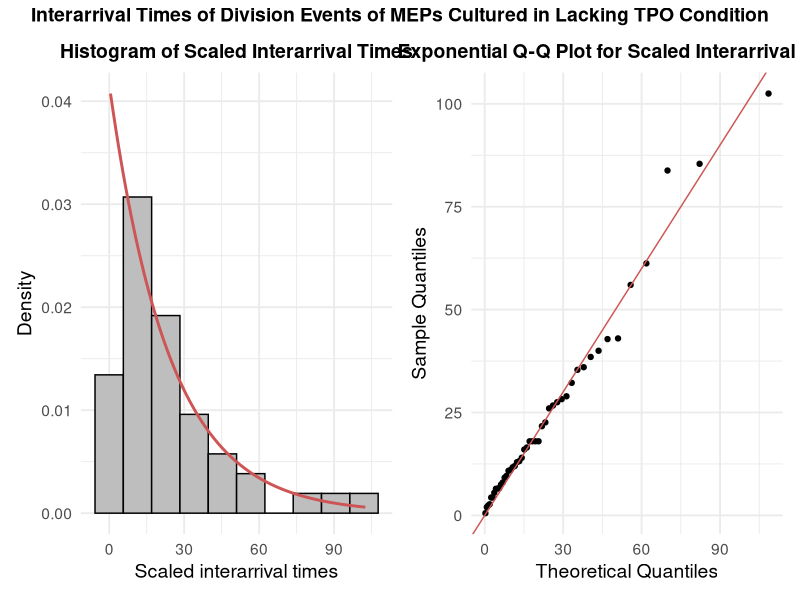
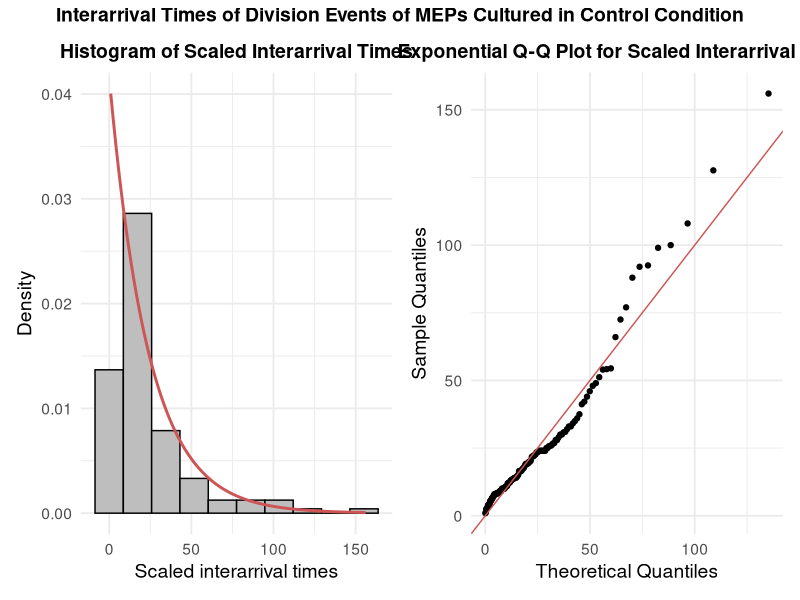
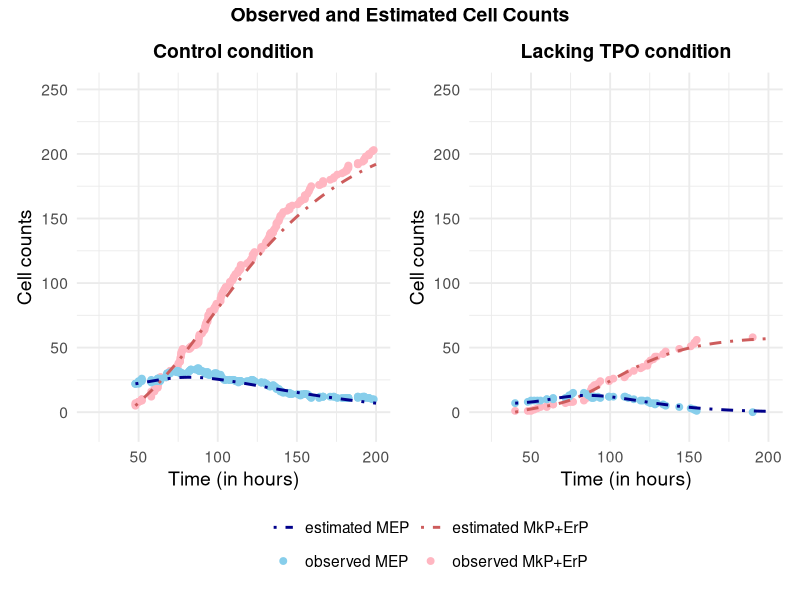

Reproduce these figures in R, in order.
library(tidyr)
library(dplyr)
library(ggplot2)
library(DEoptim)
library(patchwork)
library(goftest)
library(fitdistrplus)

### functions for estimation
log_likelihood_noduds_de <- function(params, data) {
  params <- as.numeric(params)
  names(params) <- c("u", "v", "c1", "c2", "m1", "m2")
  
  # Reparameterization
  u <- params["u"]
  v <- params["v"]
  
  p1 <- u
  p2 <- (1 - u) * v
  
  c1 <- params["c1"]; c2 <- params["c2"]
  m1 <- params["m1"]; m2 <- params["m2"]
  
  x <- as.numeric(data$X)
  t <- as.numeric(data$t)
  
  A <- p1 / (1 + c1 * (t - m1)^2)
  B <- p2 / (1 + c2 * (t - m2)^2)
  
  epsilon <- 1e-10
  C <- pmax(1 - A - B, epsilon)
  
  ll <- sum(
    (x ==  1) * log(A + epsilon) +
      (x ==  0) * log(B + epsilon) +
      (x == -1) * log(C)
  )
  
  return(-ll)
}

r_estimator <- function(data){
  Si <- data$Si
  deltat <- data$deltat
  n <- nrow(data)
  r <- n/(sum(Si*deltat))
  return(r)
}

### functions for prediction
int.p.func <- function(t, p, c, m) {
  (p / sqrt(c)) * (atan(sqrt(c) * (t - m)) + atan(sqrt(c) * m))
}

make_expected_noduds_data <- function(time.input,
                                      p1.true, c1.true, m1.true,
                                      p2.true, c2.true, m2.true,
                                      # p4.true, c4.true, m4.true,
                                      s0.true, r.true) {
  p1.func <- function(t){
    p1.prob <- p1.true/(1+c1.true*(t-m1.true)^2)
    return(p1.prob)
  }
  
  p2.func <- function(t){
    p2.prob <- p2.true/(1+c2.true*(t-m2.true)^2)
    return(p2.prob)
  }
  
  p3.func <- function(t){
    # p3.prob <- 1- p1.true/(1+c1.true*(t-m1.true)^2)-p2.true/(1+c2.true*(t-m2.true)^2) - p4.true/(1+c4.true*(t-m4.true)^2)
    p3.prob <-1- p1.true/(1+c1.true*(t-m1.true)^2)-p2.true/(1+c2.true*(t-m2.true)^2)
    return(p3.prob)
  }
  
  int.p1 <- function(t) int.p.func(t, p1.true, c1.true, m1.true)
  int.p2 <- function(t) int.p.func(t, p2.true, c2.true, m2.true)
  # int.p4 <- function(t) int.p.func(t, p4.true, c4.true, m4.true)
  
  int.p3 <- function(t) {
    # t - int.p1(t) - int.p2(t) - int.p4(t)
    t - int.p1(t) - int.p2(t)
  }
  
  sc.mean <- function(t) {
    s0.true * exp(r.true * (int.p1(t) - int.p3(t)))
  }
  
  sc.var.bp <- function(t) {
    A <- exp(2 * r.true * (int.p1(t) - int.p3(t)))

    integrand_B <- function(x) {
      (p1.func(x) + p3.func(x)) *
        exp(-r.true * (int.p1(x) - int.p3(x)))
    }

    B <- integrate(integrand_B, lower = 0, upper = t)$value
    s0.true * r.true * A * B
  }
  ec.mean <- function(t){
    integrand <- function(x){
      (p2.func(x) + 2 * p3.func(x))* exp(r.true * (int.p1(x) - int.p3(x)))
    }
    out <- integrate(integrand, lower = 0, upper = t)$value
    return(out*s0.true*r.true)
  }
  
  data.frame(
    time = time.input,
    sc.mean = sapply(time.input, sc.mean),
    sc.var.bp = sapply(time.input, sc.var.bp),
    ec.mean = sapply(time.input, ec.mean)
  )
}

simulate_markov <- function(
    reps = 100,
    p1, p2, p4,
    c1, c2, c4,
    m1, m2, m4,
    s0 = 200,
    r = 0.2,
    min_p_t = 1e-4,
    max_it = 50000,
    t_max = 100,
    seed = NULL
) {
  if (!is.null(seed)) set.seed(seed)
  
  f_t <- function(t, c, m) 1 / (1 + c * (t - m)^2)
  
  probs_t <- function(t) {
    f1 <- f_t(t, c1, m1)
    f2 <- f_t(t, c2, m2)
    f4 <- f_t(t, c4, m4)
    
    p1t <- p1 * f1
    p2t <- p2 * f2
    p4t <- p4 * f4
    p3t <- 1 - p1t - p2t - p4t
    
    p3t <- pmax(p3t, 0)
    
    probs <- c(p1t, p2t, p3t, p4t)
    
    s <- sum(probs)
    if (s <= 0) stop("All transition probabilities zero — invalid parameters.")
    if (s != 1) probs <- probs / s
    
    # avoid extremely small values
    probs[probs < min_p_t] <- 0
    probs <- probs / sum(probs)
    
    probs
  }
  
  all_out <- list()
  idx <- 1
  
  for (rep_i in 1:reps) {
    
    sc <- s0
    ec <- 0
    dc <- 0
    t <- 0
    itnum <- 0
    
    sc_steps <- sc
    ec_steps <- ec
    dc_steps <- dc
    time_steps <- t
    
    while (sc > 0) {
      
      itnum <- itnum + 1
      if (itnum > max_it || t > t_max) {
        warning("Stopped early: max_it or time bound exceeded")
        break
      }
      
      t <- t + rexp(1, rate = r * sc)
      
      probs <- probs_t(t)
      
      event <- sample(1:4, size = 1, prob = probs)
      
      if (event == 1) { sc <- sc + 1 }
      if (event == 2) { ec <- ec + 1 }
      if (event == 3) { sc <- sc - 1; ec <- ec + 2 }
      if (event == 4) { dc <- dc + 1 }
      
      sc_steps <- c(sc_steps, sc)
      ec_steps <- c(ec_steps, ec)
      dc_steps <- c(dc_steps, dc)
      time_steps <- c(time_steps, t)
    }
    
    all_out[[idx]] <- data.frame(
      reps = rep(rep_i, length(sc_steps)),
      time.steps = time_steps,
      sc.steps = sc_steps,
      ec.steps = ec_steps,
      dc.steps = dc_steps
    )
    idx <- idx + 1
  }
  
  do.call(rbind, all_out)
}

### for plotting
colors1 <- c("observed MkP+ErP" = "lightpink", "observed MEP" = "skyblue",
             "estimated MkP+ErP" = "indianred", "estimated MEP" = "darkblue")


###
###
###
mep_tpo_count <- read.csv("mep_tpo_count.csv")
mep_tpo_count <- mep_tpo_count[-c(1:4),]

mep_tpo_count$time_shift <- mep_tpo_count$time - min(mep_tpo_count$time)

### TPO
mep_tpo_fitdata <- data.frame(X = diff(mep_tpo_count$mep),
                              t = mep_tpo_count$time_shift[-1],
                              deltat = diff(mep_tpo_count$time_shift),
                              Si = mep_tpo_count$mep
                              [-length(mep_tpo_count$mep)])
head(mep_tpo_fitdata)
t_min <- min(mep_tpo_fitdata$t, 0)
t_max <- max(mep_tpo_fitdata$t, 100)
lower <- c(u = 1e-5, v = 1e-5, 
           c1 = 1e-5, c2 = 1e-5, 
           m1 = t_min, m2 = t_min)
upper <- c(u = 0.99999, v = 0.99999,
           c1 = 100, c2 = 100, 
           m1 = t_max, m2 = t_max)
set.seed(123)
DE_res <- DEoptim(
  fn = log_likelihood_noduds_de,
  lower = lower,
  upper = upper,
  data = mep_tpo_fitdata,
  DEoptim.control(NP = 150, itermax = 600, F = 0.9, CR = 0.8, strategy = 6,
                  trace = FALSE)
)
u_hat <- DE_res$optim$bestmem["u"]
v_hat <- DE_res$optim$bestmem["v"]

p1_hat <- u_hat
p2_hat <- (1 - u_hat) * v_hat

p1_hat; p2_hat

par.est <- DE_res$optim$bestmem
r.est <- r_estimator(mep_tpo_fitdata)
tpo.noduds.est <- c(p1_hat, p2_hat, par.est[3:6], r.est)
names(tpo.noduds.est) <- c("p1", "p2", "c1", "c2", "m1", "m2", "r")
tpo.noduds.est
tpo.noduds.est["p1"]; tpo.noduds.est["c1"]; tpo.noduds.est["m1"]
# 0.4560184 0.001138745 19.0687 
tpo.noduds.est["p2"]; tpo.noduds.est["c2"]; tpo.noduds.est["m2"]
# 0.5439761  0.0001757318  21.74811
tpo.noduds.est["r"]
# 0.04528165

mep_tpo_pred <- make_expected_noduds_data(time.input = seq(min(mep_tpo_count$time_shift), max(mep_tpo_count$time_shift+10), by = 0.1),
                                          p1.true = tpo.noduds.est["p1"],
                                          c1.true = tpo.noduds.est["c1"],
                                          m1.true = tpo.noduds.est["m1"],
                                          p2.true = tpo.noduds.est["p2"],
                                          c2.true = tpo.noduds.est["c2"],
                                          m2.true = tpo.noduds.est["m2"],
                                          s0.true = mep_tpo_count$mep[1],
                                          r.true = tpo.noduds.est["r"])

tpo_est_plot <- ggplot() +
  geom_point(data = mep_tpo_count, 
             aes(x = time_shift + min(time), y = daughter, col = "observed MkP+ErP"),
             pch = 19, size = 2) +
  geom_point(data = mep_tpo_count, 
             aes(x = time_shift+ min(time), y = mep, col = "observed MEP"),
             pch = 19, size = 2) +
  geom_line(data = mep_tpo_pred, 
            aes(x = time + min(mep_tpo_count$time), y = ec.mean, col = "estimated MkP+ErP"),
            linetype = 4, linewidth = 1) +
  geom_line(data = mep_tpo_pred, 
            aes(x = time + min(mep_tpo_count$time), y = sc.mean, col = "estimated MEP"),
            linetype = 4, linewidth = 1) +
  scale_y_continuous(limits = c(-10, 250)) +
  scale_x_continuous(limits = c(20, 200)) +
  labs(x = "Time (in hours)", y = "Cell counts", color = "",
       title = "Lacking TPO condition",
       # subtitle = "Observed and Estimated Cell Counts"
  )+
  scale_color_manual(values = colors1) +
  guides(color = guide_legend(nrow = 2, byrow = TRUE))+
  theme_minimal(base_size = 14) +
  theme(
    plot.title = element_text(face = "bold"),
    legend.title = element_blank(),
    legend.text.align = 0,
    legend.position = "bottom"
  )
##
## check if the interarrival time is exponential with constant rate
mep_tpo_count <- read.csv("mep_tpo_count.csv")
mep_tpo_count <- mep_tpo_count[-c(1:4),]
head(mep_tpo_count)
tpo_interarrival <- diff(mep_tpo_count$time)
tpo_scale_interarrival <- tpo_interarrival*mep_tpo_count$mep[-nrow(mep_tpo_count)]
tpo_scale_interarrival <- tpo_scale_interarrival[tpo_scale_interarrival != 0]

lambda_hat <- 1 / mean(tpo_scale_interarrival)


# convert to data frame
df.arrival <- data.frame(arr.time = tpo_scale_interarrival)

# plot
hist.arr.plot <- ggplot(df.arrival, aes(x = arr.time)) +
  geom_histogram(aes(y = after_stat(density)),
                 bins = 10,
                 fill = "gray",
                 color = "black") +
  stat_function(fun = dexp,
                args = list(rate = lambda_hat),
                color = "indianred3",
                linewidth = 1) +
  labs(title = "Histogram of Scaled Interarrival Times",
       x = "Scaled interarrival times",
       y = "Density") +
  theme_minimal(base_size = 14) +
  theme(
    plot.title = element_text(face = "bold", hjust = 0.5),
    legend.title = element_blank(),
    legend.text.align = 0,
    legend.position = "bottom"
  )

# create data for QQ plot
df.arrival$sort.arr.time <- sort(tpo_scale_interarrival)
df.arrival$theoretical <- qexp(ppoints(length(tpo_scale_interarrival)), rate = lambda_hat)

# plot
qq.arr.plot <- ggplot(df.arrival, aes(x = theoretical, y = sort.arr.time)) +
  geom_point(color = "black") +
  geom_abline(slope = 1, intercept = 0, color = "indianred3") +
  labs(title = "Exponential Q-Q Plot for Scaled Interarrival Times",
       x = "Theoretical Quantiles",
       y = "Sample Quantiles") +
  theme_minimal(base_size = 14) +
  theme(
    plot.title = element_text(face = "bold", hjust = 0.5),
    legend.title = element_blank(),
    legend.text.align = 0,
    legend.position = "bottom"
  )
##
## formal test
ad.test(tpo_scale_interarrival, null = "pexp", rate = lambda_hat)
gofstat(fitdist(tpo_scale_interarrival, "exp"))

(hist.arr.plot | qq.arr.plot) +  plot_annotation(
  title = "Interarrival Times of Division Events of MEPs Cultured in Lacking TPO Condition"
) &
  theme(
    plot.title = element_text(size = 14, face = "bold", hjust = 0.5)
  )
##
##


###
###
## check if the interarrival time is exponential with constant rate
mep_ctrl_count <- read.csv("mep_ctrl_count.csv")
mep_ctrl_count <- mep_ctrl_count[-c(1:14),]
head(mep_tpo_count)
ctrl_interarrival <- diff(mep_ctrl_count$time)
ctrl_scale_interarrival <- ctrl_interarrival*mep_ctrl_count$mep[-nrow(mep_ctrl_count)]
ctrl_scale_interarrival <- ctrl_scale_interarrival[ctrl_scale_interarrival != 0]

lambda_hat_ctrl <- 1 / mean(ctrl_scale_interarrival)


# convert to data frame
df.arrival.ctrl <- data.frame(arr.time = ctrl_scale_interarrival)

# plot
hist.arr.ctrl.plot <- ggplot(df.arrival.ctrl, aes(x = arr.time)) +
  geom_histogram(aes(y = after_stat(density)),
                 bins = 10,
                 fill = "gray",
                 color = "black") +
  stat_function(fun = dexp,
                args = list(rate = lambda_hat),
                color = "indianred3",
                linewidth = 1) +
  labs(title = "Histogram of Scaled Interarrival Times",
       x = "Scaled interarrival times",
       y = "Density") +
  theme_minimal(base_size = 14) +
  theme(
    plot.title = element_text(face = "bold", hjust = 0.5),
    legend.title = element_blank(),
    legend.text.align = 0,
    legend.position = "bottom"
  )

# create data for QQ plot
df.arrival.ctrl$sort.arr.time <- sort(ctrl_scale_interarrival)
df.arrival.ctrl$theoretical <- qexp(ppoints(length(ctrl_scale_interarrival)), rate = lambda_hat)

# plot
qq.arr.ctrl.plot <- ggplot(df.arrival.ctrl, aes(x = theoretical, y = sort.arr.time)) +
  geom_point(color = "black") +
  geom_abline(slope = 1, intercept = 0, color = "indianred3") +
  labs(title = "Exponential Q-Q Plot for Scaled Interarrival Times",
       x = "Theoretical Quantiles",
       y = "Sample Quantiles") +
  theme_minimal(base_size = 14) +
  theme(
    plot.title = element_text(face = "bold", hjust = 0.5),
    legend.title = element_blank(),
    legend.text.align = 0,
    legend.position = "bottom"
  )
##
## formal test
ad.test(ctrl_scale_interarrival, null = "pexp", rate = lambda_hat_ctrl)
gofstat(fitdist(ctrl_scale_interarrival, "exp"))

(hist.arr.ctrl.plot | qq.arr.ctrl.plot) +  plot_annotation(
  title = "Interarrival Times of Division Events of MEPs Cultured in Control Condition"
) &
  theme(
    plot.title = element_text(size = 14, face = "bold", hjust = 0.5)
  )
##
##

###
###

mep_ctrl_count <- read.csv("mep_ctrl_count.csv")
mep_ctrl_count <- mep_ctrl_count[-c(1:14),]

mep_ctrl_count$time_shift <- mep_ctrl_count$time - min(mep_ctrl_count$time)

mep_ctrl_fitdata <- data.frame(X = diff(mep_ctrl_count$mep),
                               t = mep_ctrl_count$time_shift[-1],
                               deltat = diff(mep_ctrl_count$time_shift),
                               Si = mep_ctrl_count$mep
                               [-length(mep_ctrl_count$mep)])

head(mep_ctrl_fitdata)
t_min <- min(mep_ctrl_fitdata$t, 0)
t_max <- max(mep_ctrl_fitdata$t, 100)
lower <- c(u = 1e-5, v = 1e-5, 
           c1 = 1e-5, c2 = 1e-5, 
           m1 = t_min, m2 = t_min)
upper <- c(u = 0.99999, v = 0.99999,
           c1 = 1, c2 = 1, 
           m1 = t_max, m2 = t_max)
set.seed(124)
DE_res <- DEoptim(
  fn = log_likelihood_noduds_de,
  lower = lower,
  upper = upper,
  data = mep_ctrl_fitdata,
  DEoptim.control(NP = 150, itermax = 600, F = 0.9, CR = 0.8, strategy = 6,
                  trace = FALSE
  )
)

u_hat <- DE_res$optim$bestmem["u"]
v_hat <- DE_res$optim$bestmem["v"]

p1_hat <- u_hat
p2_hat <- (1 - u_hat) * v_hat

p1_hat; p2_hat

par.est <- DE_res$optim$bestmem
r.est <- r_estimator(mep_ctrl_fitdata)
par.est
r.est


ctrl.est <- c(p1_hat, p2_hat, par.est[3:6], r.est)
names(ctrl.est) <- c("p1", "p2", "c1", "c2", "m1", "m2", "r")

mep_ctrl_pred <- make_expected_noduds_data(time.input = seq(min(mep_ctrl_count$time_shift), max(mep_ctrl_count$time_shift+10), by = 0.1),
                                          p1.true = ctrl.est["p1"],
                                          c1.true = ctrl.est["c1"],
                                          m1.true = ctrl.est["m1"],
                                          p2.true = ctrl.est["p2"],
                                          c2.true = ctrl.est["c2"],
                                          m2.true = ctrl.est["m2"],
                                          s0.true = mep_ctrl_count$mep[1],
                                          r.true = ctrl.est["r"])

ctrl_est_plot <- ggplot() +
  geom_point(data = mep_ctrl_count, 
             aes(x = time_shift + min(time), y = daughter, col = "observed MkP+ErP"),
             pch = 19, size = 2) +
  geom_point(data = mep_ctrl_count, 
             aes(x = time_shift+ min(time), y = mep, col = "observed MEP"),
             pch = 19, size = 2) +
  geom_line(data = mep_ctrl_pred, 
            aes(x = time + min(mep_ctrl_count$time), y = ec.mean + mep_ctrl_count$daughter[1], col = "estimated MkP+ErP"),
            linetype = 4, linewidth = 1) +
  geom_line(data = mep_ctrl_pred, 
            aes(x = time + min(mep_ctrl_count$time), y = sc.mean, col = "estimated MEP"),
            linetype = 4, linewidth = 1) +
  scale_y_continuous(limits = c(-10, 250)) +
  scale_x_continuous(limits = c(20, 200)) +
  labs(x = "Time (in hours)", y = "Cell counts", color = "",
       title = "Control condition",
       # subtitle = "Observed and Expected Cell Counts"
  )+
  scale_color_manual(values = colors1) +
  guides(color = guide_legend(nrow = 2, byrow = TRUE))+
  theme_minimal(base_size = 14) +
  theme(
    plot.title = element_text(face = "bold"),
    legend.title = element_blank(),
    legend.text.align = 0,
    legend.position = "bottom"
  )

(ctrl_est_plot | tpo_est_plot) +  plot_annotation(
  title = "Observed and Estimated Cell Counts"
) + plot_layout(guides = "collect") &
  theme(
    legend.position = "bottom",
    plot.title = element_text(size = 14, face = "bold", hjust = 0.5)
  )
